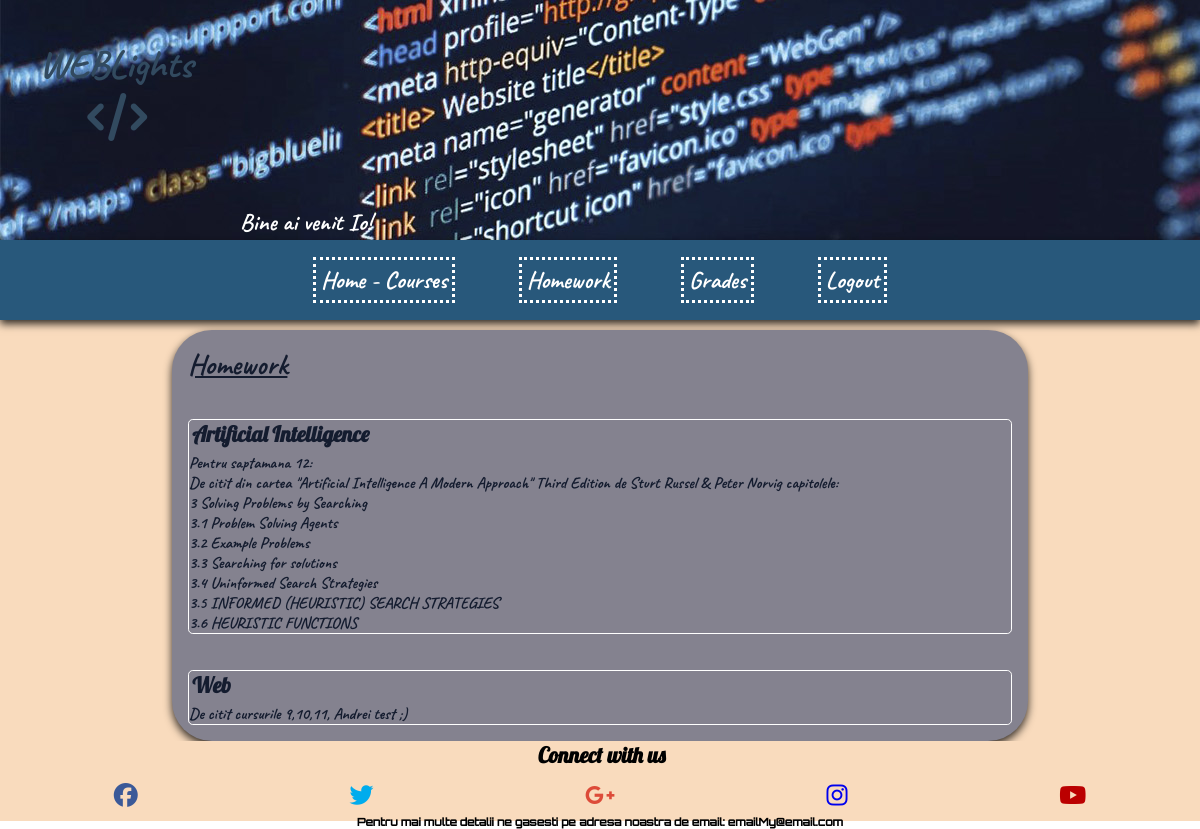
The app's page /bazinga1.php (signed in) with its own data.
### tables this page shows
CREATE TABLE IF NOT EXISTS `courses` (
  `code` int(11) NOT NULL AUTO_INCREMENT,
  `subject` varchar(128) DEFAULT NULL,
  `description` text,
  `participation` int(255) DEFAULT NULL,
  `homework` text,
  PRIMARY KEY (`code`)
);

### include/updateHomework.php (called while the page is built, shortened)
<?php
global $link;
$email = $_SESSION['email'];
$sql = "SELECT client_id FROM users WHERE email = '$email'";
$result = mysqli_query($link, $sql);
if ( mysqli_num_rows($result) == 1 ){
  $user = mysqli_fetch_array($result);
  $id_user = $user['client_id'];
}
$sql = "SELECT code, subject, homework, course_code  FROM courses, assigned_courses WHERE user_id = '$id_user' AND code = course_code";
$result = mysqli_query($link, $sql);
while ($row = mysqli_fetch_array($result)) {
  $products[] = array(
    'code' => $row['code'],
    'subject' => $row['subject'],
    'homework' => $row['homework']
  );
}
?>

### bazinga1.php (the view, shortened to what this page needs)
<?php
  if ( $_SESSION['logged_in'] != "da" ) {
    header ('Location: firstLogin.php');
  }
  else {
      $first_name = $_SESSION['first_name'];
  }
?>
<!DOCTYPE html>
<html >
  <head>
    <link rel="stylesheet" href="css/styleLog.css" type="text/css">
    <link rel="stylesheet" href="css/style.css" type="text/css">
  <?php include '/include/updateHomework.php' ?>
  <body>
    <div class="page">
      <header class="header--page">
        <h1 class="header__logo">
          <span>W</span>
          <span>E</span>
          <span>B</span>
          <span>L</span>
          <span>i</span>
          <span>g</span>
          <span>h</span>
          <span>t</span>
          <span>s</span>
          <p>
            <span class="space--left">
              <i class="fas fa-code"></i>
          </span>
        </p>
        </h1>
        <?php echo ' <span class="header__welcome">Bine ai venit <span class="first_letter_upp">'.$first_name.'! </span></span>  ';?>
      </header>
      <nav class="navi">
         <ul class="navi__ul">
            <li class="navi__li"><a href="bazinga.php">Home - Courses</a></li>
            <li class="navi__li"><a href="bazinga1.php">Homework</a></li>
            <li class="navi__li"><a href="bazinga2.php">Grades</a></li>
            <li class="navi__li"><a href="/Tech_WEB4/include/logout.php">Logout</a></li>
         </ul>
      </nav>
      <section class="section--public2">
        <h1>Homework</h1>
        <?php foreach ($products as $product) { ?>
            <div class="dbContent">
              <div class="dbContent-text">
              <h2><?php echo $product['subject']; ?></h2>
              <p>
                <?php echo $product['homework']; ?>
              </p>
              </div>
            </div>
       <?php } ?>
      </section>
      <footer class="footer--public">
          <?php include '/include/footer.php' ?>
      </footer>
    </div>
  </body>
</html>

### css/styleLog.css (style rules this page uses)
* { margin: 0px auto; padding: 0px; }
.header__logo { margin: 0; padding: 2.45rem 0 0 2.45rem; font-size: 2.45em; color: #324A5F; font-family: Cav; flex-basis: 60%; }
h1 span { display: table-cell; margin: 0; padding: 0; animation: animate 3s linear infinite; }
h1 span:nth-child(1) { animation-delay: 0.25s; }
h1 span:nth-child(2) { animation-delay: 0.5s; }
h1 span:nth-child(3) { animation-delay: 0.75s; }
h1 span:nth-child(4) { animation-delay: 1s; }
h1 span:nth-child(5) { animation-delay: 1.25s; }
h1 span:nth-child(6) { animation-delay: 1.5s; }
h1 span:nth-child(7) { animation-delay: 1.75s; }
h1 span:nth-child(8) { animation-delay: 2s; }
h1 span:nth-child(9) { animation-delay: 2.25s; }
h1 p span:nth-child(1) { animation-delay: 2.5s; }
.space--left { padding-left: 3rem; padding-bottom: 3.6rem; font-size: 3rem; }
h2 { font-size: 1rem; }
footer { height: 5rem; background-color: white; text-align: center; font-family: Orbm; }

### css/style.css (style rules this page uses)
* { margin: 0px auto; padding: 0px; }
.page { width: 100% height: 105rem; background-color: #F9DBBD; padding: 0rem 0rem; margin: 0 auto; border: 1 solid red; }
.header--page { width: 100%; height: 15rem; background: #DA627D; background: url(pictures/headerpg.jpg) no-repeat; background-size: cover; }
.header__welcome { margin-left: 15rem; text-align: center; color: white; font-family: Cav; font-size: 1.5rem; }
.first_letter_upp { text-transform: capitalize; }
.navi { width: 100%; height: 5rem; background-color: #28587B; }
.navi__ul { list-style-type: none; height: 100%; margin: 0; padding: 0; display: flex; justify-content: center; align-items: center; box-shadow: 0 4px 8px 0 rgba(0, 0, 0, 0.8); }
.navi__li { border: 3px dotted white; padding: 0.30rem; font-size: 1.2rem; margin: 2rem; }
nav ul li a { text-decoration: none; background-color: none; color: white; font-family: Cav; font-size: 1.5rem; }
.section--public2 { height: auto; width: 70%; margin-top: 0.6rem; padding: 0.5rem; background-color: #84828F; border-radius: 2.5rem; color: #141C2F; font-family: Cav; font-size: 1.2rem; align-content: center; box-shadow: 0 4px 8px 0 rgba(0, 0, 0, 0.8); }
.footer--public { background-color: #F9DBBD; }
.dbContent { margin-top: 1.25rem; display: flex; flex-direction: column; }
.dbContent-text { margin: 0.5rem; border: 1px solid white; border-radius: 0.3rem; font-size: 1rem; }
section h1 { padding: 0.5rem; text-decoration: underline; }
div h2 { padding-left: 0.2rem; font-size: 1.35rem; padding-bottom: 0.4rem; font-family: Lob; }

### records on screen
courses: subject "Artificial Intelligence", homework "Pentru saptamana 12: De citit din cartea \"Artificial Intelligence A Modern Approach\" Third Edition de Sturt Russel & Peter Norvig capitolele: 3 Solving Problems by Searching 3.1 Problem Solving Agents 3.2 Example Problems 3.3 Searching for solutions 3.4 Uninformed Search Strategies 3.5 INFORMED (HEURISTIC) SEARCH STRATEGIES 3.6 HEURISTIC FUNCTIONS"
courses: subject "Web", homework "De citit cursurile 9,10,11, Andrei test ;)"

### other values on screen
$first_name "Io"
